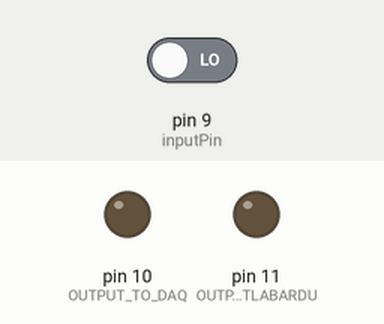
Recording of a sketch running on a simulated Arduino Uno, built with avr-gcc and run on an emulated ATmega328P. Shown: output pins drawn as LEDs (lit = HIGH). The test bench sets the inputs (shaded band); at power-on: pin 9 (inputPin) LOW. What the sketch prints to the serial monitor is not drawn.

Above: at 1.2 s.
1.3 s: pin 9 (inputPin) driven HIGH
At 1.8 s:
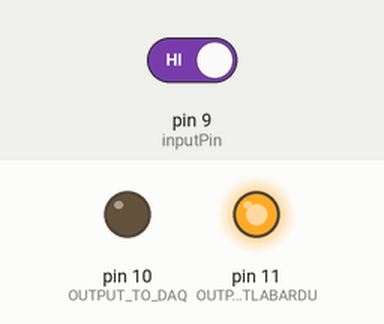
2.8 s: pin 9 (inputPin) driven LOW
At 4.2 s:
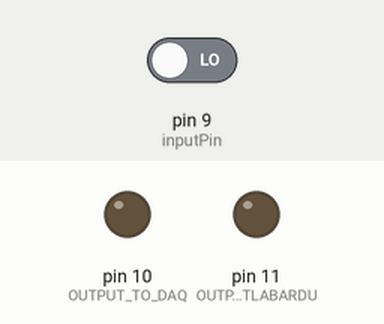
Timing chart, 0 to 5.8 s (numbered marks = the images above; inputs shaded):
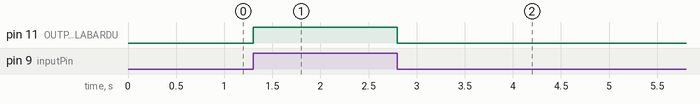

Measured:
- after the input at 1.3 s, pin 11 (OUTPUT_TO_MATLABARDU): LOW → HIGH at once
- after the input at 2.8 s, pin 11 (OUTPUT_TO_MATLABARDU): HIGH → LOW at once

The sketch:

conductive_sensor_ziyu.ino
```cpp
const int inputPin = 9;   // Digital pin to read the contact signal
const int OUTPUT_TO_DAQ = 10;  // Digital pin to output TTL pulse
const int OUTPUT_TO_MATLABARDU = 11;

bool prevInput = LOW;      // Track previous contact state

void setup() {
  Serial.begin(9600);                // For debugging, optional
  pinMode(inputPin, INPUT);          // INPUT mode (use INPUT_PULLUP if no external pull-up resistor)
  pinMode(OUTPUT_TO_DAQ, OUTPUT);        // Output TTL
  pinMode(OUTPUT_TO_MATLABARDU, OUTPUT);
  digitalWrite(OUTPUT_TO_DAQ, LOW);      // Ensure output starts low
  digitalWrite(OUTPUT_TO_MATLABARDU, LOW);
}

void loop() {
  bool currInput = digitalRead(inputPin);  // Read current contact state

  if (currInput == HIGH && prevInput == LOW) {
    // Rising edge detected → contact began
    digitalWrite(OUTPUT_TO_DAQ, HIGH);
    digitalWrite(OUTPUT_TO_MATLABARDU, HIGH);
    delay(1);                          // Pulse duration (1 ms)
    digitalWrite(OUTPUT_TO_DAQ, LOW);
    // digitalWrite(outputPinTOMatlab, LOW);
  }
  if (currInput == LOW) {
    digitalWrite(OUTPUT_TO_MATLABARDU, LOW);
  }

  Serial.println(currInput);   // Optional debug print
  prevInput = currInput;  // Update state for next cycle
  delay(1);               // Sampling interval (1 ms)
}
```
